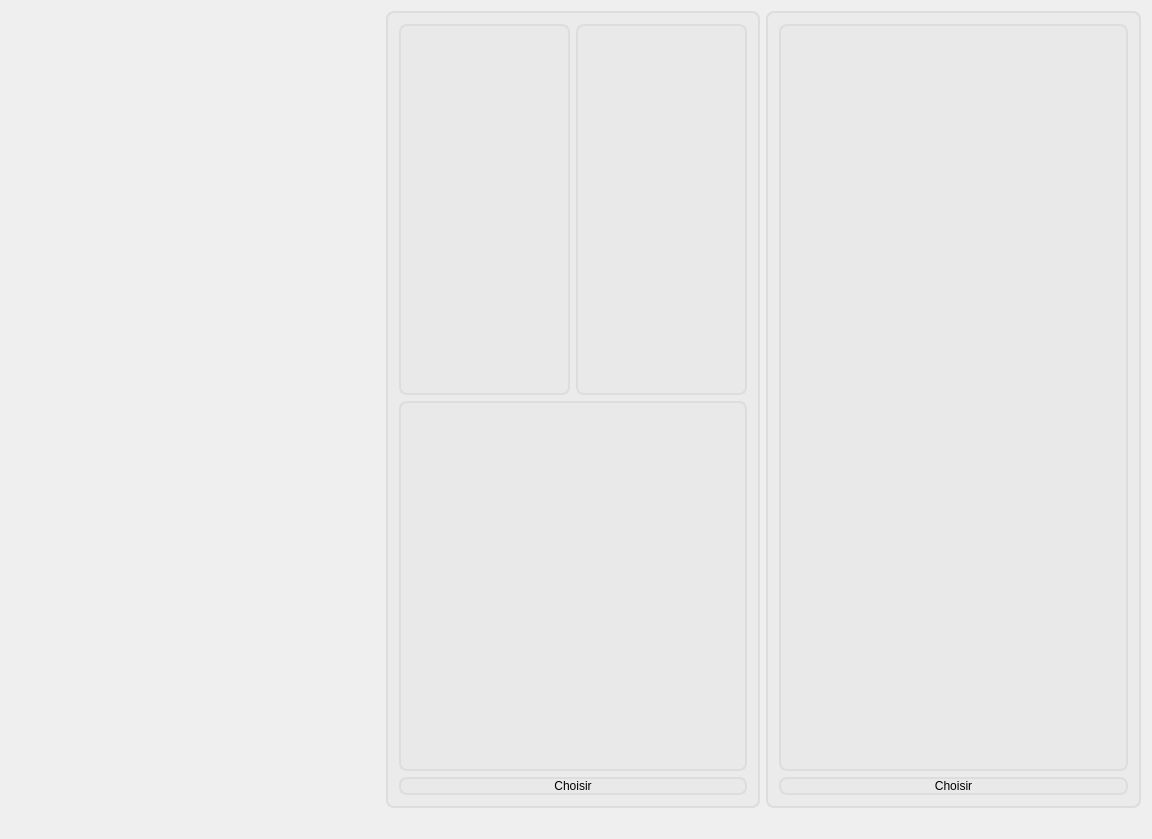
<?xml version="1.0" encoding="UTF-8"?>
<ui version="4.0">
 <class>PhotoPrintFormat</class>
 <widget class="QWidget" name="PhotoPrintFormat">
  <property name="geometry">
   <rect>
    <x>0</x>
    <y>0</y>
    <width>1152</width>
    <height>839</height>
   </rect>
  </property>
  <property name="windowTitle">
   <string>PhotoPrintFormat</string>
  </property>
  <layout class="QHBoxLayout" name="horizontalLayout">
   <item>
    <layout class="QVBoxLayout" name="verticalLayout_2">
     <item>
      <spacer name="horizontalSpacer_3">
       <property name="orientation">
        <enum>Qt::Horizontal</enum>
       </property>
       <property name="sizeHint" stdset="0">
        <size>
         <width>40</width>
         <height>20</height>
        </size>
       </property>
      </spacer>
     </item>
    </layout>
   </item>
   <item>
    <layout class="QVBoxLayout" name="verticalLayout">
     <item>
      <widget class="QFrame" name="frame">
       <property name="styleSheet">
        <string notr="true">border:2px solid #ddd;
border-radius:8px;
background: rgb(230, 230, 230,50%);</string>
       </property>
       <property name="frameShape">
        <enum>QFrame::StyledPanel</enum>
       </property>
       <property name="frameShadow">
        <enum>QFrame::Raised</enum>
       </property>
       <layout class="QVBoxLayout" name="verticalLayout_3">
        <item>
         <layout class="QHBoxLayout" name="horizontalLayout_2">
          <item>
           <widget class="QFrame" name="frame_3">
            <property name="whatsThis">
             <string>&lt;html&gt;&lt;head/&gt;&lt;body&gt;&lt;p&gt;&lt;/p&gt;&lt;/body&gt;&lt;/html&gt;</string>
            </property>
            <property name="styleSheet">
             <string notr="true">background-image:url(:/newPrefix/placeholder_portrait.jpg)</string>
            </property>
            <property name="frameShape">
             <enum>QFrame::StyledPanel</enum>
            </property>
            <property name="frameShadow">
             <enum>QFrame::Raised</enum>
            </property>
           </widget>
          </item>
          <item>
           <widget class="QFrame" name="frame_2">
            <property name="whatsThis">
             <string>&lt;html&gt;&lt;head/&gt;&lt;body&gt;&lt;p&gt;&lt;/p&gt;&lt;/body&gt;&lt;/html&gt;</string>
            </property>
            <property name="styleSheet">
             <string notr="true">background-image: url(:/newPrefix/placeholder_portrait.jpg);</string>
            </property>
            <property name="frameShape">
             <enum>QFrame::StyledPanel</enum>
            </property>
            <property name="frameShadow">
             <enum>QFrame::Raised</enum>
            </property>
            <zorder>frame_3</zorder>
           </widget>
          </item>
         </layout>
        </item>
        <item>
         <widget class="QFrame" name="frame_6">
          <property name="whatsThis">
           <string>&lt;html&gt;&lt;head/&gt;&lt;body&gt;&lt;p&gt;&lt;/p&gt;&lt;/body&gt;&lt;/html&gt;</string>
          </property>
          <property name="styleSheet">
           <string notr="true">background-image:url(:/newPrefix/placeholder_landscape.jpg)</string>
          </property>
          <property name="frameShape">
           <enum>QFrame::StyledPanel</enum>
          </property>
          <property name="frameShadow">
           <enum>QFrame::Raised</enum>
          </property>
          <zorder>frame_3</zorder>
         </widget>
        </item>
        <item>
         <widget class="QPushButton" name="multiple">
          <property name="text">
           <string>Choisir</string>
          </property>
         </widget>
        </item>
       </layout>
      </widget>
     </item>
     <item>
      <spacer name="horizontalSpacer_2">
       <property name="orientation">
        <enum>Qt::Horizontal</enum>
       </property>
       <property name="sizeHint" stdset="0">
        <size>
         <width>40</width>
         <height>20</height>
        </size>
       </property>
      </spacer>
     </item>
    </layout>
   </item>
   <item>
    <layout class="QVBoxLayout" name="right_layout">
     <item>
      <widget class="QFrame" name="frame_4">
       <property name="styleSheet">
        <string notr="true">border:2px solid #ddd;
border-radius:8px;
background: rgb(230, 230, 230,50%);</string>
       </property>
       <property name="frameShape">
        <enum>QFrame::StyledPanel</enum>
       </property>
       <property name="frameShadow">
        <enum>QFrame::Raised</enum>
       </property>
       <layout class="QVBoxLayout" name="verticalLayout_4">
        <item>
         <widget class="QFrame" name="frame_5">
          <property name="whatsThis">
           <string>&lt;html&gt;&lt;head/&gt;&lt;body&gt;&lt;p&gt;&lt;/p&gt;&lt;/body&gt;&lt;/html&gt;</string>
          </property>
          <property name="styleSheet">
           <string notr="true">background-image:url(:/newPrefix/placeholder_portrit_big.jpg);
background-repeat: no-repeat;</string>
          </property>
          <property name="frameShape">
           <enum>QFrame::StyledPanel</enum>
          </property>
          <property name="frameShadow">
           <enum>QFrame::Raised</enum>
          </property>
         </widget>
        </item>
        <item>
         <widget class="QPushButton" name="single">
          <property name="text">
           <string>Choisir</string>
          </property>
         </widget>
        </item>
       </layout>
       <zorder>frame_5</zorder>
       <zorder>single</zorder>
       <zorder>horizontalSpacer_9</zorder>
      </widget>
     </item>
     <item>
      <spacer name="horizontalSpacer">
       <property name="orientation">
        <enum>Qt::Horizontal</enum>
       </property>
       <property name="sizeHint" stdset="0">
        <size>
         <width>40</width>
         <height>20</height>
        </size>
       </property>
      </spacer>
     </item>
    </layout>
   </item>
  </layout>
 </widget>
 <layoutdefault spacing="6" margin="11"/>
 <resources>
  <include location="../../../Users/Amine/Desktop/placeholder_portrait_big.qrc"/>
  <include location="../../../Users/Amine/Desktop/placeholder_landscape.qrc"/>
  <include location="../../../Users/Amine/Desktop/placeholder_portrait.qrc"/>
 </resources>
 <connections/>
</ui>
